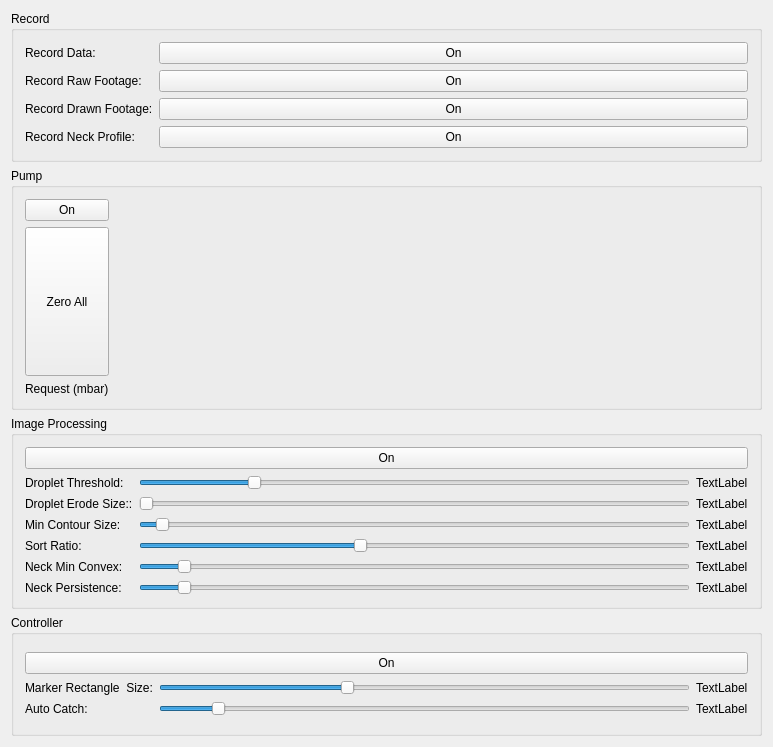
<?xml version="1.0" encoding="UTF-8"?>
<ui version="4.0">
 <class>Dashboard</class>
 <widget class="QWidget" name="Dashboard">
  <property name="geometry">
   <rect>
    <x>0</x>
    <y>0</y>
    <width>773</width>
    <height>747</height>
   </rect>
  </property>
  <property name="sizePolicy">
   <sizepolicy hsizetype="Preferred" vsizetype="Preferred">
    <horstretch>1</horstretch>
    <verstretch>1</verstretch>
   </sizepolicy>
  </property>
  <property name="minimumSize">
   <size>
    <width>350</width>
    <height>400</height>
   </size>
  </property>
  <property name="windowTitle">
   <string>Dashboard</string>
  </property>
  <layout class="QVBoxLayout" name="verticalLayout_3">
   <item>
    <widget class="QGroupBox" name="groupBox_5">
     <property name="sizePolicy">
      <sizepolicy hsizetype="Preferred" vsizetype="Preferred">
       <horstretch>1</horstretch>
       <verstretch>1</verstretch>
      </sizepolicy>
     </property>
     <property name="title">
      <string>Record</string>
     </property>
     <layout class="QFormLayout" name="formLayout">
      <item row="0" column="0">
       <widget class="QLabel" name="label">
        <property name="text">
         <string>Record Data:</string>
        </property>
       </widget>
      </item>
      <item row="0" column="1">
       <widget class="QPushButton" name="recordDataButton">
        <property name="text">
         <string>On</string>
        </property>
        <property name="checkable">
         <bool>true</bool>
        </property>
       </widget>
      </item>
      <item row="1" column="0">
       <widget class="QLabel" name="label_3">
        <property name="text">
         <string>Record Raw Footage:</string>
        </property>
       </widget>
      </item>
      <item row="1" column="1">
       <widget class="QPushButton" name="recordRawButton">
        <property name="text">
         <string>On</string>
        </property>
        <property name="checkable">
         <bool>true</bool>
        </property>
       </widget>
      </item>
      <item row="2" column="0">
       <widget class="QLabel" name="label_4">
        <property name="text">
         <string>Record Drawn Footage:</string>
        </property>
       </widget>
      </item>
      <item row="2" column="1">
       <widget class="QPushButton" name="recordDrawnButton">
        <property name="text">
         <string>On</string>
        </property>
        <property name="checkable">
         <bool>true</bool>
        </property>
       </widget>
      </item>
      <item row="3" column="0">
       <widget class="QLabel" name="label_11">
        <property name="text">
         <string>Record Neck Profile:</string>
        </property>
       </widget>
      </item>
      <item row="3" column="1">
       <widget class="QPushButton" name="recordNeckButton">
        <property name="text">
         <string>On</string>
        </property>
        <property name="checkable">
         <bool>true</bool>
        </property>
       </widget>
      </item>
     </layout>
    </widget>
   </item>
   <item>
    <widget class="QGroupBox" name="groupBox">
     <property name="sizePolicy">
      <sizepolicy hsizetype="Preferred" vsizetype="Preferred">
       <horstretch>2</horstretch>
       <verstretch>2</verstretch>
      </sizepolicy>
     </property>
     <property name="title">
      <string>Pump</string>
     </property>
     <layout class="QGridLayout" name="gridLayout_2">
      <item row="0" column="0">
       <layout class="QHBoxLayout" name="pumpLayout">
        <item>
         <layout class="QVBoxLayout" name="verticalLayout_2">
          <item>
           <widget class="QPushButton" name="pumpButton">
            <property name="text">
             <string>On</string>
            </property>
            <property name="checkable">
             <bool>true</bool>
            </property>
           </widget>
          </item>
          <item>
           <widget class="QPushButton" name="zeroPumpButton">
            <property name="sizePolicy">
             <sizepolicy hsizetype="Preferred" vsizetype="Expanding">
              <horstretch>0</horstretch>
              <verstretch>0</verstretch>
             </sizepolicy>
            </property>
            <property name="text">
             <string>Zero All</string>
            </property>
           </widget>
          </item>
          <item>
           <widget class="QLabel" name="label_2">
            <property name="text">
             <string>Request (mbar)</string>
            </property>
           </widget>
          </item>
         </layout>
        </item>
        <item>
         <widget class="QWidget" name="widget" native="true">
          <property name="sizePolicy">
           <sizepolicy hsizetype="Expanding" vsizetype="Expanding">
            <horstretch>0</horstretch>
            <verstretch>0</verstretch>
           </sizepolicy>
          </property>
         </widget>
        </item>
       </layout>
      </item>
     </layout>
    </widget>
   </item>
   <item>
    <widget class="QGroupBox" name="groupBox_3">
     <property name="sizePolicy">
      <sizepolicy hsizetype="Preferred" vsizetype="Preferred">
       <horstretch>1</horstretch>
       <verstretch>1</verstretch>
      </sizepolicy>
     </property>
     <property name="title">
      <string>Image Processing</string>
     </property>
     <layout class="QGridLayout" name="gridLayout_5">
      <item row="0" column="0">
       <layout class="QVBoxLayout" name="verticalLayout">
        <item>
         <widget class="QPushButton" name="imgprocButton">
          <property name="text">
           <string>On</string>
          </property>
          <property name="checkable">
           <bool>true</bool>
          </property>
         </widget>
        </item>
        <item>
         <layout class="QGridLayout" name="gridLayout">
          <item row="2" column="1">
           <widget class="QSlider" name="erodeSizeSlider">
            <property name="minimum">
             <number>0</number>
            </property>
            <property name="maximum">
             <number>3</number>
            </property>
            <property name="pageStep">
             <number>1</number>
            </property>
            <property name="value">
             <number>0</number>
            </property>
            <property name="orientation">
             <enum>Qt::Horizontal</enum>
            </property>
           </widget>
          </item>
          <item row="2" column="2">
           <widget class="QLabel" name="erodeSizeLabel">
            <property name="text">
             <string>TextLabel</string>
            </property>
           </widget>
          </item>
          <item row="5" column="0">
           <widget class="QLabel" name="label_9">
            <property name="text">
             <string>Neck Min Convex:</string>
            </property>
           </widget>
          </item>
          <item row="5" column="1">
           <widget class="QSlider" name="convexSizeSlider">
            <property name="minimum">
             <number>0</number>
            </property>
            <property name="maximum">
             <number>100</number>
            </property>
            <property name="pageStep">
             <number>1</number>
            </property>
            <property name="value">
             <number>7</number>
            </property>
            <property name="orientation">
             <enum>Qt::Horizontal</enum>
            </property>
           </widget>
          </item>
          <item row="5" column="2">
           <widget class="QLabel" name="convexSizeLabel">
            <property name="text">
             <string>TextLabel</string>
            </property>
           </widget>
          </item>
          <item row="1" column="0">
           <widget class="QLabel" name="label_5">
            <property name="text">
             <string>Droplet Threshold:</string>
            </property>
           </widget>
          </item>
          <item row="1" column="1">
           <widget class="QSlider" name="threshSlider">
            <property name="minimum">
             <number>0</number>
            </property>
            <property name="maximum">
             <number>99</number>
            </property>
            <property name="pageStep">
             <number>1</number>
            </property>
            <property name="value">
             <number>20</number>
            </property>
            <property name="orientation">
             <enum>Qt::Horizontal</enum>
            </property>
           </widget>
          </item>
          <item row="4" column="0">
           <widget class="QLabel" name="label_10">
            <property name="text">
             <string>Sort Ratio:</string>
            </property>
           </widget>
          </item>
          <item row="4" column="1">
           <widget class="QSlider" name="sortRatioSlider">
            <property name="minimum">
             <number>0</number>
            </property>
            <property name="maximum">
             <number>100</number>
            </property>
            <property name="pageStep">
             <number>1</number>
            </property>
            <property name="value">
             <number>40</number>
            </property>
            <property name="orientation">
             <enum>Qt::Horizontal</enum>
            </property>
           </widget>
          </item>
          <item row="1" column="2">
           <widget class="QLabel" name="threshLabel">
            <property name="text">
             <string>TextLabel</string>
            </property>
           </widget>
          </item>
          <item row="4" column="2">
           <widget class="QLabel" name="sorRatioLabel">
            <property name="text">
             <string>TextLabel</string>
            </property>
           </widget>
          </item>
          <item row="2" column="0">
           <widget class="QLabel" name="label_12">
            <property name="text">
             <string>Droplet Erode Size::</string>
            </property>
           </widget>
          </item>
          <item row="3" column="0">
           <widget class="QLabel" name="label_6">
            <property name="text">
             <string>Min Contour Size:</string>
            </property>
           </widget>
          </item>
          <item row="3" column="1">
           <widget class="QSlider" name="contourSizeSlider">
            <property name="minimum">
             <number>0</number>
            </property>
            <property name="maximum">
             <number>1000</number>
            </property>
            <property name="value">
             <number>30</number>
            </property>
            <property name="orientation">
             <enum>Qt::Horizontal</enum>
            </property>
           </widget>
          </item>
          <item row="3" column="2">
           <widget class="QLabel" name="contourSizeLabel">
            <property name="text">
             <string>TextLabel</string>
            </property>
           </widget>
          </item>
          <item row="6" column="0">
           <widget class="QLabel" name="label_13">
            <property name="text">
             <string>Neck Persistence:</string>
            </property>
           </widget>
          </item>
          <item row="6" column="1">
           <widget class="QSlider" name="persistenceSlider">
            <property name="minimum">
             <number>0</number>
            </property>
            <property name="maximum">
             <number>100</number>
            </property>
            <property name="pageStep">
             <number>1</number>
            </property>
            <property name="value">
             <number>7</number>
            </property>
            <property name="orientation">
             <enum>Qt::Horizontal</enum>
            </property>
           </widget>
          </item>
          <item row="6" column="2">
           <widget class="QLabel" name="persistenceLabel">
            <property name="text">
             <string>TextLabel</string>
            </property>
           </widget>
          </item>
         </layout>
        </item>
       </layout>
      </item>
     </layout>
    </widget>
   </item>
   <item>
    <widget class="QGroupBox" name="groupBox_4">
     <property name="sizePolicy">
      <sizepolicy hsizetype="Preferred" vsizetype="Preferred">
       <horstretch>1</horstretch>
       <verstretch>1</verstretch>
      </sizepolicy>
     </property>
     <property name="title">
      <string>Controller</string>
     </property>
     <layout class="QGridLayout" name="gridLayout_4">
      <item row="0" column="0">
       <layout class="QGridLayout" name="gridLayout_3">
        <item row="2" column="1">
         <widget class="QSlider" name="autoCatchSlider">
          <property name="minimum">
           <number>0</number>
          </property>
          <property name="maximum">
           <number>10</number>
          </property>
          <property name="pageStep">
           <number>1</number>
          </property>
          <property name="value">
           <number>1</number>
          </property>
          <property name="orientation">
           <enum>Qt::Horizontal</enum>
          </property>
         </widget>
        </item>
        <item row="2" column="2">
         <widget class="QLabel" name="autoCatchLabel">
          <property name="text">
           <string>TextLabel</string>
          </property>
         </widget>
        </item>
        <item row="1" column="2">
         <widget class="QLabel" name="markerSizeLabel">
          <property name="text">
           <string>TextLabel</string>
          </property>
         </widget>
        </item>
        <item row="2" column="0">
         <widget class="QLabel" name="label_8">
          <property name="text">
           <string>Auto Catch:</string>
          </property>
         </widget>
        </item>
        <item row="1" column="0">
         <widget class="QLabel" name="label_7">
          <property name="text">
           <string>Marker Rectangle  Size:</string>
          </property>
         </widget>
        </item>
        <item row="1" column="1">
         <widget class="QSlider" name="markerSizeSlider">
          <property name="minimum">
           <number>0</number>
          </property>
          <property name="maximum">
           <number>200</number>
          </property>
          <property name="pageStep">
           <number>1</number>
          </property>
          <property name="value">
           <number>70</number>
          </property>
          <property name="orientation">
           <enum>Qt::Horizontal</enum>
          </property>
         </widget>
        </item>
        <item row="0" column="0" colspan="3">
         <widget class="QPushButton" name="ctrlButton">
          <property name="text">
           <string>On</string>
          </property>
          <property name="checkable">
           <bool>true</bool>
          </property>
         </widget>
        </item>
       </layout>
      </item>
     </layout>
    </widget>
   </item>
  </layout>
 </widget>
 <layoutdefault spacing="6" margin="11"/>
 <resources/>
 <connections/>
</ui>
